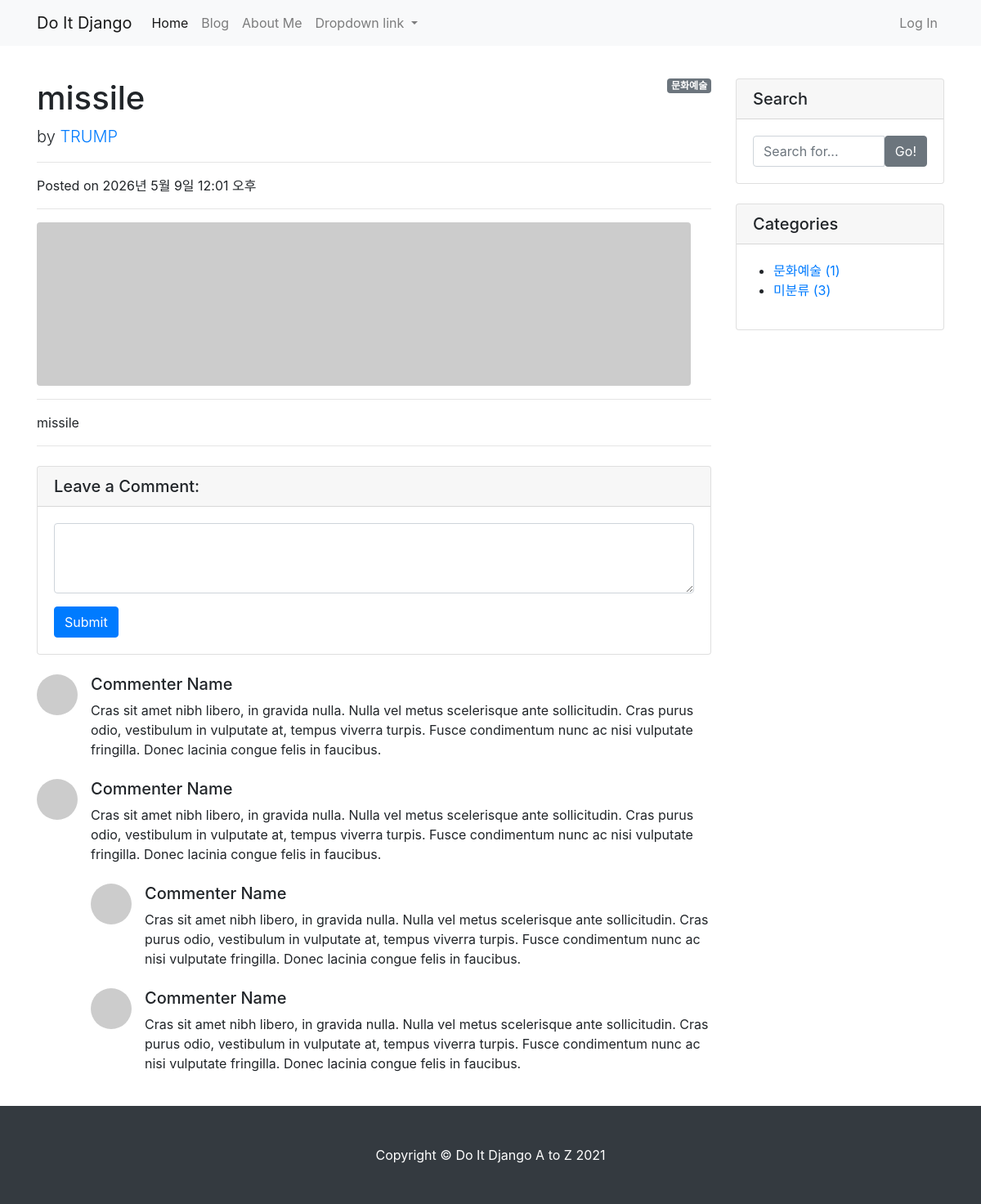
The page /blog/6/ on the database its author committed.
### blog/models.py (models this page shows, shortened)
class Post(models.Model):
    title = models.CharField(max_length=30)
    hook_text = models.CharField(max_length=100, blank=True)
    content = models.TextField()
    head_image = models.ImageField(upload_to="blog/images/%Y/%m/%d/", blank=True)
    file_upload = models.FileField(upload_to="blog/files/%Y/%m/%d/", blank=True)
    created_at = models.DateTimeField(auto_now_add=True)
    updated_at = models.DateTimeField(auto_now=True)
    author = models.ForeignKey(User, null=True, on_delete=models.SET_NULL)
    category = models.ForeignKey(Category, null=True, blank=True, on_delete=models.SET_NULL)
    tags = models.ManyToManyField(Tag, blank=True)

class Category(models.Model):
    name = models.CharField(max_length=50, unique=True)
    slug = models.SlugField(max_length=200, unique=True, allow_unicode=True)
    def __str__(self):
        return self.name
    def get_absolute_url(self):
        return f"/blog/category/{self.slug}/"
    class Meta:
        verbose_name_plural = "Categories"

### blog/views.py (the view)
# urls.py: path("<int:pk>/", views.PostDetail.as_view()),
class PostDetail(DetailView):
    model = Post
    def get_context_data(self, **kwargs):
        context = super(PostDetail, self).get_context_data()
        context["categories"] = Category.objects.all()
        context["no_category_post_count"] = Post.objects.filter(category=None).count()
        return context

### blog/templates/blog/post_detail.html (shortened to what this page needs)
{% extends 'blog/base.html' %}
{% block main_area %}
    <div id="post-area">
        {% if post.category %}
            <span class="badge badge-secondary float-right">{{ post.category }}</span>
        {% else %}
            <span class="badge badge-secondary float-right">미분류</span>
        {% endif %}
        <h1 class="mt-4">{{ post.title }}</h1>
        <p class="lead">
            by
            <a href="#">{{ post.author | upper }}</a>
        </p>
        <hr>
        <p>Posted on {{ post.created_at }}</p>
        <hr>
        {% if post.head_image %}
            <img class="img-fluid rounded" src="{{ post.head_image.url }}" alt="{{ post.title }} head_image">
        {% else %}
            <img class="img-fluid rounded" src="https://picsum.photos/seed/{{ post.id }}/800/200" alt="random_image">
        {% endif %}
        <hr>
        <p>{{ post.content }}</p>
        <hr>
    </div>
    <div id="comment-area">
        <div class="card my-4">
            <h5 class="card-header">Leave a Comment:</h5>
            <div class="card-body">
                <form>
                    <div class="form-group">
                        <textarea class="form-control" rows="3"></textarea>
                    </div>
                    <button type="submit" class="btn btn-primary">Submit</button>
                </form>
            </div>
        </div>
        <div class="media mb-4">
            <img class="d-flex mr-3 rounded-circle" src="http://placehold.it/50x50" alt="">
            <div class="media-body">
                <h5 class="mt-0">Commenter Name</h5>
                Cras sit amet nibh libero, in gravida nulla. Nulla vel metus scelerisque ante sollicitudin. Cras purus odio, vestibulum in vulputate at, tempus viverra turpis. Fusce condimentum nunc ac nisi vulputate fringilla. Donec lacinia congue felis in faucibus.
            </div>
        </div>
        <div class="media mb-4">
            <img class="d-flex mr-3 rounded-circle" src="http://placehold.it/50x50" alt="">
            <div class="media-body">
                <h5 class="mt-0">Commenter Name</h5>
                Cras sit amet nibh libero, in gravida nulla. Nulla vel metus scelerisque ante sollicitudin. Cras purus odio, vestibulum in vulputate at, tempus viverra turpis. Fusce condimentum nunc ac nisi vulputate fringilla. Donec lacinia congue felis in faucibus.
                <div class="media mt-4">
                    <img class="d-flex mr-3 rounded-circle" src="http://placehold.it/50x50" alt="">
                    <div class="media-body">
                        <h5 class="mt-0">Commenter Name</h5>
                        Cras sit amet nibh libero, in gravida nulla. Nulla vel metus scelerisque ante sollicitudin. Cras purus odio, vestibulum in vulputate at, tempus viverra turpis. Fusce condimentum nunc ac nisi vulputate fringilla. Donec lacinia congue felis in faucibus.
                    </div>
                </div>
                <div class="media mt-4">
                    <img class="d-flex mr-3 rounded-circle" src="http://placehold.it/50x50" alt="">
                    <div class="media-body">
                        <h5 class="mt-0">Commenter Name</h5>
                        Cras sit amet nibh libero, in gravida nulla. Nulla vel metus scelerisque ante sollicitudin. Cras purus odio, vestibulum in vulputate at, tempus viverra turpis. Fusce condimentum nunc ac nisi vulputate fringilla. Donec lacinia congue felis in faucibus.
                    </div>
                </div>
            </div>
        </div>
    </div>
{% endblock %}

### blog/templates/blog/base.html (shortened to what this page needs)
<!DOCTYPE html>
<html>
{% load static %}
<head>
    <link rel="stylesheet" href="{% static 'blog/bootstrap/bootstrap.min.css' %}" media="screen">
</head>
<body>
{% include 'blog/navbar.html' %}
<div class="container my-3">
    <div class="row">
        <div class="col-md-8 col-lg-9" id="main-area">
            {% block main_area %}
            {% endblock %}
        </div>
        <div class="col-md-4 col-lg-3">
            <div class="card my-4">
                <h5 class="card-header">Search</h5>
                <div class="card-body">
                    <div class="input-group">
                        <input type="text" class="form-control" placeholder="Search for...">
                        <span class="input-group-btn">
                                <button class="btn btn-secondary" type="button">Go!</button>
                            </span>
                    </div>
                </div>
            </div>
            <div class="card my-4" id="categories-card">
                <h5 class="card-header">Categories</h5>
                <div class="card-body">
                    <div class="row">
                        <ul>
                            {% for category in categories %}
                                <li>
                                    <a href="{{ category.get_absolute_url }}">{{ category }} ({{ category.post_set.count }})</a>
                                </li>
                            {% endfor %}
                                <li>
                                    <a href="/blog/category/no_category/">미분류 ({{ no_category_post_count }})</a>
                                </li>
                        </ul>
                    </div>
                </div>
            </div>
        </div>
    </div>
</div>
{% include 'blog/footer.html' %}
</body>
</html>

### rows shown on the page
Post: category "문화예술", title "missile", author "TRUMP", created_at "2026년 5월 9일 12:01 오후", content "missile"
Category: name "문화예술", post_set.count "1"

### other values the page prints
{{ no_category_post_count }} "3"
